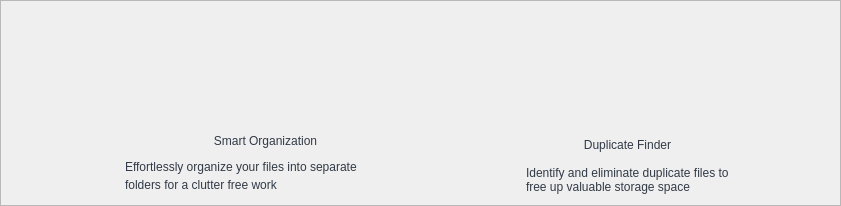
              <widget class="QFrame" name="frame_15">
               <property name="frameShape">
                <enum>QFrame::StyledPanel</enum>
               </property>
               <property name="frameShadow">
                <enum>QFrame::Raised</enum>
               </property>
               <layout class="QGridLayout" name="gridLayout_21">
                <item row="0" column="0">
                 <spacer name="horizontalSpacer_31">
                  <property name="orientation">
                   <enum>Qt::Horizontal</enum>
                  </property>
                  <property name="sizeHint" stdset="0">
                   <size>
                    <width>100</width>
                    <height>20</height>
                   </size>
                  </property>
                 </spacer>
                </item>
                <item row="0" column="1">
                 <layout class="QVBoxLayout" name="verticalLayout_19">
                  <property name="spacing">
                   <number>0</number>
                  </property>
                  <item>
                   <layout class="QHBoxLayout" name="horizontalLayout_15">
                    <property name="spacing">
                     <number>0</number>
                    </property>
                    <item>
                     <spacer name="horizontalSpacer_21">
                      <property name="orientation">
                       <enum>Qt::Horizontal</enum>
                      </property>
                      <property name="sizeHint" stdset="0">
                       <size>
                        <width>18</width>
                        <height>20</height>
                       </size>
                      </property>
                     </spacer>
                    </item>
                    <item>
                     <widget class="QLabel" name="label_22">
                      <property name="minimumSize">
                       <size>
                        <width>111</width>
                        <height>111</height>
                       </size>
                      </property>
                      <property name="maximumSize">
                       <size>
                        <width>111</width>
                        <height>111</height>
                       </size>
                      </property>
                      <property name="styleSheet">
                       <string notr="true">image: url(:/newPrefix/smart.png);</string>
                      </property>
                      <property name="text">
                       <string/>
                      </property>
                      <property name="pixmap">
                       <pixmap resource="sidebarresource.qrc">:/newPrefix/icons/smart.png</pixmap>
                      </property>
                      <property name="scaledContents">
                       <bool>true</bool>
                      </property>
                     </widget>
                    </item>
                    <item>
                     <spacer name="horizontalSpacer_22">
                      <property name="orientation">
                       <enum>Qt::Horizontal</enum>
                      </property>
                      <property name="sizeHint" stdset="0">
                       <size>
                        <width>13</width>
                        <height>20</height>
                       </size>
                      </property>
                     </spacer>
                    </item>
                   </layout>
                  </item>
                  <item>
                   <layout class="QHBoxLayout" name="horizontalLayout_16">
                    <property name="spacing">
                     <number>0</number>
                    </property>
                    <item>
                     <spacer name="horizontalSpacer_23">
                      <property name="orientation">
                       <enum>Qt::Horizontal</enum>
                      </property>
                      <property name="sizeHint" stdset="0">
                       <size>
                        <width>17</width>
                        <height>20</height>
                       </size>
                      </property>
                     </spacer>
                    </item>
                    <item>
                     <widget class="QPushButton" name="sobtn3">
                      <property name="minimumSize">
                       <size>
                        <width>161</width>
                        <height>31</height>
                       </size>
                      </property>
                      <property name="maximumSize">
                       <size>
                        <width>161</width>
                        <height>31</height>
                       </size>
                      </property>
                      <property name="cursor">
                       <cursorShape>PointingHandCursor</cursorShape>
                      </property>
                      <property name="styleSheet">
                       <string notr="true">QPushButton{color:#313a46;
font: 75 11pt &quot;MS Shell Dlg 2&quot;;
border-radius:10px;}
QPushButton:hover {
	
	color: rgb(82, 197, 251)
}</string>
                      </property>
                      <property name="text">
                       <string>Smart Organization</string>
                      </property>
                      <property name="iconSize">
                       <size>
                        <width>18</width>
                        <height>18</height>
                       </size>
                      </property>
                     </widget>
                    </item>
                    <item>
                     <spacer name="horizontalSpacer_24">
                      <property name="orientation">
                       <enum>Qt::Horizontal</enum>
                      </property>
                      <property name="sizeHint" stdset="0">
                       <size>
                        <width>13</width>
                        <height>20</height>
                       </size>
                      </property>
                     </spacer>
                    </item>
                   </layout>
                  </item>
                  <item>
                   <layout class="QHBoxLayout" name="horizontalLayout_17">
                    <property name="spacing">
                     <number>0</number>
                    </property>
                    <item>
                     <spacer name="horizontalSpacer_26">
                      <property name="orientation">
                       <enum>Qt::Horizontal</enum>
                      </property>
                      <property name="sizeHint" stdset="0">
                       <size>
                        <width>13</width>
                        <height>20</height>
                       </size>
                      </property>
                     </spacer>
                    </item>
                    <item>
                     <layout class="QVBoxLayout" name="verticalLayout_18">
                      <property name="spacing">
                       <number>0</number>
                      </property>
                      <item>
                       <widget class="QLabel" name="label_29">
                        <property name="minimumSize">
                         <size>
                          <width>281</width>
                          <height>20</height>
                         </size>
                        </property>
                        <property name="maximumSize">
                         <size>
                          <width>281</width>
                          <height>20</height>
                         </size>
                        </property>
                        <property name="font">
                         <font>
                          <family>MS Shell Dlg 2</family>
                          <pointsize>9</pointsize>
                          <weight>50</weight>
                          <italic>false</italic>
                          <bold>false</bold>
                         </font>
                        </property>
                        <property name="styleSheet">
                         <string notr="true">color:#313a46;
font: 9pt &quot;MS Shell Dlg 2&quot;;</string>
                        </property>
                        <property name="text">
                         <string>Effortlessly organize your files into separate</string>
                        </property>
                       </widget>
                      </item>
                      <item>
                       <widget class="QLabel" name="label_30">
                        <property name="minimumSize">
                         <size>
                          <width>191</width>
                          <height>16</height>
                         </size>
                        </property>
                        <property name="maximumSize">
                         <size>
                          <width>191</width>
                          <height>16</height>
                         </size>
                        </property>
                        <property name="font">
                         <font>
                          <family>MS Shell Dlg 2</family>
                          <pointsize>9</pointsize>
                          <weight>50</weight>
                          <italic>false</italic>
                          <bold>false</bold>
                         </font>
                        </property>
                        <property name="styleSheet">
                         <string notr="true">color:#313a46;
font: 9pt &quot;MS Shell Dlg 2&quot;;</string>
                        </property>
                        <property name="text">
                         <string>folders for a clutter free work</string>
                        </property>
                       </widget>
                      </item>
                     </layout>
                    </item>
                    <item>
                     <spacer name="horizontalSpacer_25">
                      <property name="orientation">
                       <enum>Qt::Horizontal</enum>
                      </property>
                      <property name="sizeHint" stdset="0">
                       <size>
                        <width>13</width>
                        <height>20</height>
                       </size>
                      </property>
                     </spacer>
                    </item>
                   </layout>
                  </item>
                 </layout>
                </item>
                <item row="0" column="2">
                 <spacer name="horizontalSpacer_32">
                  <property name="orientation">
                   <enum>Qt::Horizontal</enum>
                  </property>
                  <property name="sizeHint" stdset="0">
                   <size>
                    <width>101</width>
                    <height>20</height>
                   </size>
                  </property>
                 </spacer>
                </item>
                <item row="0" column="3">
                 <layout class="QVBoxLayout" name="verticalLayout_21">
                  <item>
                   <layout class="QHBoxLayout" name="horizontalLayout_18">
                    <item>
                     <spacer name="horizontalSpacer_27">
                      <property name="orientation">
                       <enum>Qt::Horizontal</enum>
                      </property>
                      <property name="sizeHint" stdset="0">
                       <size>
                        <width>13</width>
                        <height>20</height>
                       </size>
                      </property>
                     </spacer>
                    </item>
                    <item>
                     <widget class="QLabel" name="label_39">
                      <property name="minimumSize">
                       <size>
                        <width>111</width>
                        <height>111</height>
                       </size>
                      </property>
                      <property name="maximumSize">
                       <size>
                        <width>111</width>
                        <height>111</height>
                       </size>
                      </property>
                      <property name="styleSheet">
                       <string notr="true">image: url(:/newPrefix/duplicate.png);</string>
                      </property>
                      <property name="text">
                       <string/>
                      </property>
                      <property name="pixmap">
                       <pixmap resource="sidebarresource.qrc">:/newPrefix/icons/duplicate1.png</pixmap>
                      </property>
                      <property name="scaledContents">
                       <bool>true</bool>
                      </property>
                     </widget>
                    </item>
                    <item>
                     <spacer name="horizontalSpacer_28">
                      <property name="orientation">
                       <enum>Qt::Horizontal</enum>
                      </property>
                      <property name="sizeHint" stdset="0">
                       <size>
                        <width>13</width>
                        <height>20</height>
                       </size>
                      </property>
                     </spacer>
                    </item>
                   </layout>
                  </item>
                  <item>
                   <layout class="QHBoxLayout" name="horizontalLayout_19">
                    <item>
                     <spacer name="horizontalSpacer_29">
                      <property name="orientation">
                       <enum>Qt::Horizontal</enum>
                      </property>
                      <property name="sizeHint" stdset="0">
                       <size>
                        <width>17</width>
                        <height>20</height>
                       </size>
                      </property>
                     </spacer>
                    </item>
                    <item>
                     <widget class="QPushButton" name="dupbtn3">
                      <property name="minimumSize">
                       <size>
                        <width>141</width>
                        <height>31</height>
                       </size>
                      </property>
                      <property name="maximumSize">
                       <size>
                        <width>141</width>
                        <height>31</height>
                       </size>
                      </property>
                      <property name="cursor">
                       <cursorShape>PointingHandCursor</cursorShape>
                      </property>
                      <property name="styleSheet">
                       <string notr="true">QPushButton{color:#313a46;
font: 75 11pt &quot;MS Shell Dlg 2&quot;;
border-radius:10px;}
QPushButton:hover {
	
	color: rgb(82, 197, 251)
}</string>
                      </property>
                      <property name="text">
                       <string>Duplicate Finder</string>
                      </property>
                      <property name="iconSize">
                       <size>
                        <width>18</width>
                        <height>18</height>
                       </size>
                      </property>
                     </widget>
                    </item>
                    <item>
                     <spacer name="horizontalSpacer_30">
                      <property name="orientation">
                       <enum>Qt::Horizontal</enum>
                      </property>
                      <property name="sizeHint" stdset="0">
                       <size>
                        <width>17</width>
                        <height>20</height>
                       </size>
                      </property>
                     </spacer>
                    </item>
                   </layout>
                  </item>
                  <item>
                   <layout class="QVBoxLayout" name="verticalLayout_20">
                    <property name="spacing">
                     <number>0</number>
                    </property>
                    <item>
                     <widget class="QLabel" name="label_31">
                      <property name="font">
                       <font>
                        <family>MS Shell Dlg 2</family>
                        <pointsize>9</pointsize>
                        <weight>50</weight>
                        <italic>false</italic>
                        <bold>false</bold>
                       </font>
                      </property>
                      <property name="styleSheet">
                       <string notr="true">color:#313a46;
font: 9pt &quot;MS Shell Dlg 2&quot;;</string>
                      </property>
                      <property name="text">
                       <string>Identify and eliminate duplicate files to</string>
                      </property>
                     </widget>
                    </item>
                    <item>
                     <widget class="QLabel" name="label_35">
                      <property name="font">
                       <font>
                        <family>MS Shell Dlg 2</family>
                        <pointsize>9</pointsize>
                        <weight>50</weight>
                        <italic>false</italic>
                        <bold>false</bold>
                       </font>
                      </property>
                      <property name="styleSheet">
                       <string notr="true">color:#313a46;
font: 9pt &quot;MS Shell Dlg 2&quot;;</string>
                      </property>
                      <property name="text">
                       <string>free up valuable storage space</string>
                      </property>
                     </widget>
                    </item>
                   </layout>
                  </item>
                 </layout>
                </item>
                <item row="0" column="4">
                 <spacer name="horizontalSpacer_33">
                  <property name="orientation">
                   <enum>Qt::Horizontal</enum>
                  </property>
                  <property name="sizeHint" stdset="0">
                   <size>
                    <width>100</width>
                    <height>20</height>
                   </size>
                  </property>
                 </spacer>
                </item>
               </layout>
              </widget>
